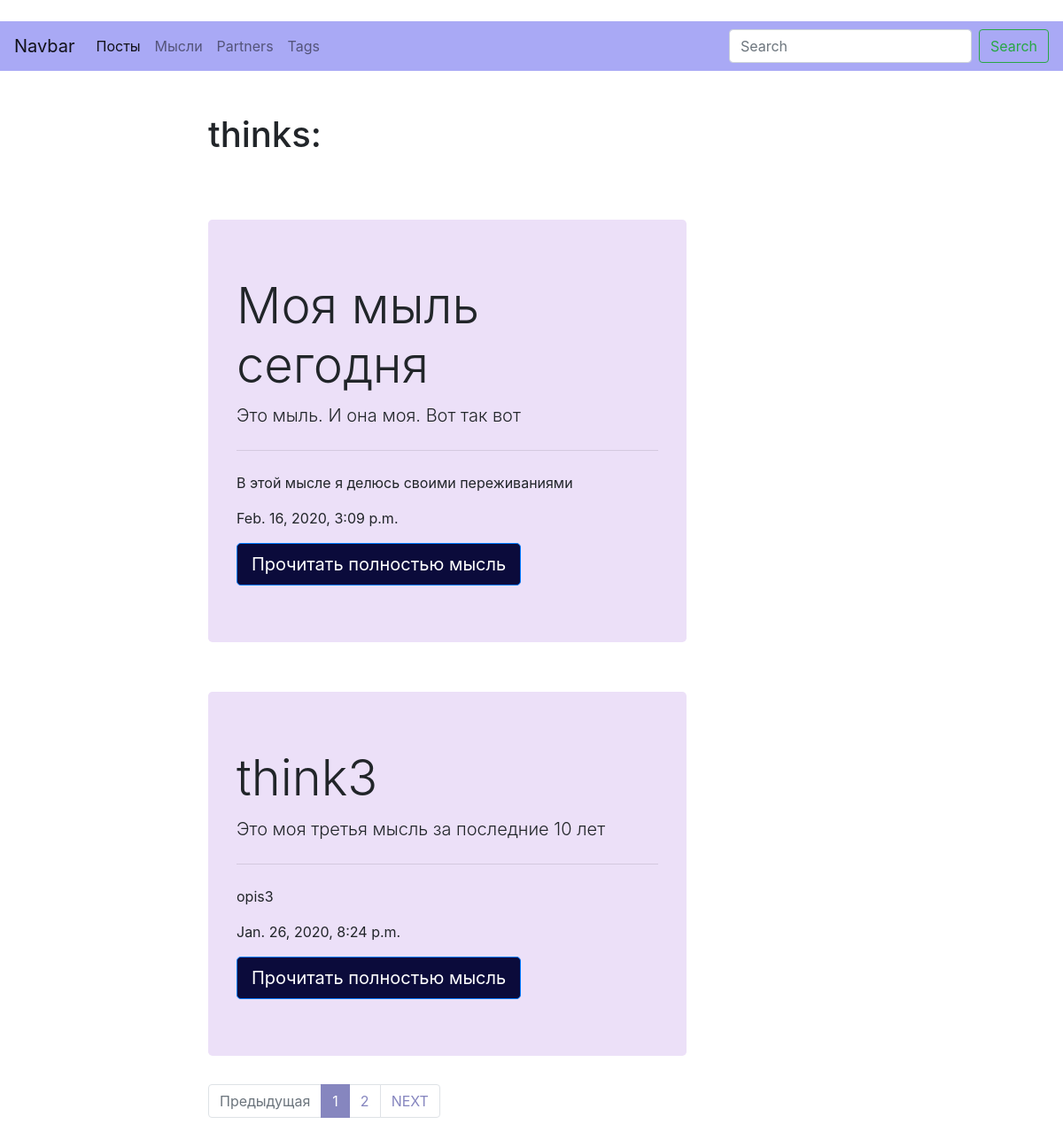
The app's page /think/ with its own data.
### think/models.py (models this page shows, shortened)
class Think (models.Model):
    title=models.CharField (max_length=150, db_index=True)
    opis=models.CharField (max_length=150, db_index=True)
    slug=models.SlugField(max_length=150, unique=True)
    body=models.TextField (blank=True, db_index=True)
    date_pub=models.DateTimeField(auto_now_add=True)
    def get_absolute_url(self):
        return reverse('think_detail_url', kwargs={'slug':self.slug})
    class Meta:
        ordering=['-date_pub']

### think/views.py (the view)
def think_list(request):
 thinks = Think.objects.all()
 paginator = Paginator(thinks, 2)
 page_number = request.GET.get('page',1)
 page = paginator.get_page(page_number)
 is_paginated = page.has_other_pages()
 if page.has_previous():
      prev_url = '?page={}'.format(page.previous_page_number())
 else:
      prev_url = ''
 if page.has_next():
      next_url = '?page={}'.format(page.next_page_number())
 else:
      next_url = ''
 context = {
      'page_object':page,
      'is_paginated':is_paginated,
      'next_url':next_url,
      'prev_url':prev_url
      }
 return render(request, 'think/index.html', context=context)

### think/templates/think/index.html (shortened to what this page needs)
﻿{% extends 'think/base_think.html' %}
{% block content %}
<h1 class="mb-5">thinks:</h1>
{% for think in page_object.object_list %}
    {% include 'think/includes/think_card_template.html' %}
    {% endfor  %}
        {% endblock %}

### think/templates/think/includes/think_card_template.html (shortened to what this page needs)
﻿<div class="jumbotron  mb-50" style="background-color: #ECE0F8;">
    <h1 class="display-4 mb-2">{{think.title}}</h1>
    <p class="lead">{{think.body}}</p>
    <hr class="my-4">
    <p>{{think.opis}}</p>
    <p>{{think.date_pub}}</p>
    <a class="btn btn-primary btn-lg" style="background-color: #0B0B3B;" style="border-color: #0B0B3B;" href="{{ think.get_absolute_url }}" role="button">Прочитать полностью мысль</a>
</div>

### records on screen
Think: title "Моя мыль сегодня", body "Это мыль. И она моя. Вот так вот", opis "В этой мысле я делюсь своими переживаниями", date_pub "Feb. 16, 2020, 3:09 p.m."
Think: title "think3", body "Это моя третья мысль за последние 10 лет", opis "opis3", date_pub "Jan. 26, 2020, 8:24 p.m."

### other values on screen
{{ n }} "1"
{{ n }} "2"
